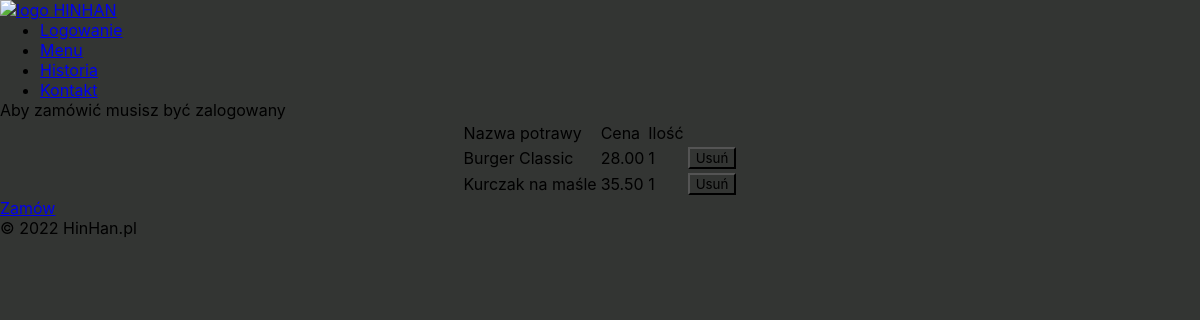
The app's page /koszyk.php with its own data.
### tables this page shows
CREATE TABLE `koszyk` (
  `id_zamowienia` int(11) NOT NULL,
  `id_usera` int(11) NOT NULL,
  `id_potrawy` int(11) NOT NULL,
  `nazwa_potrawy` text NOT NULL,
  `cena` decimal(9,2) NOT NULL,
  `ilosc` int(11) NOT NULL
);

### koszyk.php (the view, shortened to what this page needs)
<?php
require('connect.php');
if(!isset($_SESSION['id_usera']))
{
    $id_usera = 0;
}
else{
    $id_usera = $_SESSION['id_usera'];
}
?>
<html lang="en">
<head>
    <link href="style.css" rel="stylesheet">
</head>
<body>
<div id="container">
	<div class="div_logo">
        <a href="index.php"><img src="img/logo.png"alt="logo HINHAN"></a>
    </div>
	<div class="nav">
    <ul>
        <?php
			if (isset($_SESSION['zalogowano']))
			{
				echo '<li><a class="link"href="Wyloguj.php">Wylogowanie</a></li>';
			}else {
                echo'<li><a class="link"href="Logowanie.php">Logowanie</a></li>';
            }?>
            <li><a class="link" href="index.php">Menu</a></li>
            <li><a class="link"href="index.php">Historia</a></li>
            <li><a class="link"href="index.php">Kontakt</a></li>
        </ul>
	</div>
        <div class="cart_div">
        <?php
                        if (isset($_SESSION['koszyk_niezalogowany']))
                        {
                            echo '<div class="error_koszyk">'.$_SESSION['koszyk_niezalogowany'].'</div>';
                        }
                        ?>
            <table class='styl-tabela-koszyk'>
                <thead>
                <tr>
                <td>Nazwa potrawy</td>
                <td>Cena</td>
                <td>Ilość</td>
                <td></td>
                </tr></thead><tbody>
            <?php
            $select_koszyk = mysqli_query($polaczenie, "SELECT * FROM koszyk where id_usera = '$id_usera'");
            while($rekord = $select_koszyk->fetch_assoc()){
                $nazwa_potrawy =$rekord['nazwa_potrawy'];
                $cena = $rekord['cena'];
                $ilosc = $rekord['ilosc'];
                $id_potrawy = $rekord['id_potrawy'];
                $id_zamowienia = $rekord['id_zamowienia'];
                echo"
                <tr>
                <td>$nazwa_potrawy</td>
                <td>$cena</td>
                <td>$ilosc</td>
                <td><form action='#' method='POST'>
                <input type='submit' class='submit_usun_z_koszyka' name='usun_z_koszyka' value='Usuń'>
                <input type='hidden' name='id_zamowienia' value='$id_zamowienia'>
                <input type='hidden' name='id_potrawy' value='$id_potrawy'></form></td>
                </tr>";
            }
            echo"</tbody></table>";
            ?>
                <div class="do_koszyka">
                    <a href="zamow.php"><span class="do_koszyka">Zamów</span></a>
                </div>
        </div>
</div>
<div class="stopka">
       © 2022 <a hreg="index.php">HinHan.pl</a>
</div>
</body>
</html>

### style.css (style rules this page uses)
* { margin: 0 auto; background-color: 333533; font-family: -apple-system, BlinkMacSystemFont, 'Segoe UI', Roboto, Oxygen, Ubuntu, Cantarell, 'Open Sans', 'Helvetica Neue', sans-serif; }

### records on screen
koszyk: nazwa_potrawy "Burger Classic", cena "28.00", ilosc "1"
koszyk: nazwa_potrawy "Kurczak na maśle", cena "35.50", ilosc "1"

### other values on screen
$_SESSION['koszyk_niezalogowany'] "Aby zamówić musisz być zalogowany"
